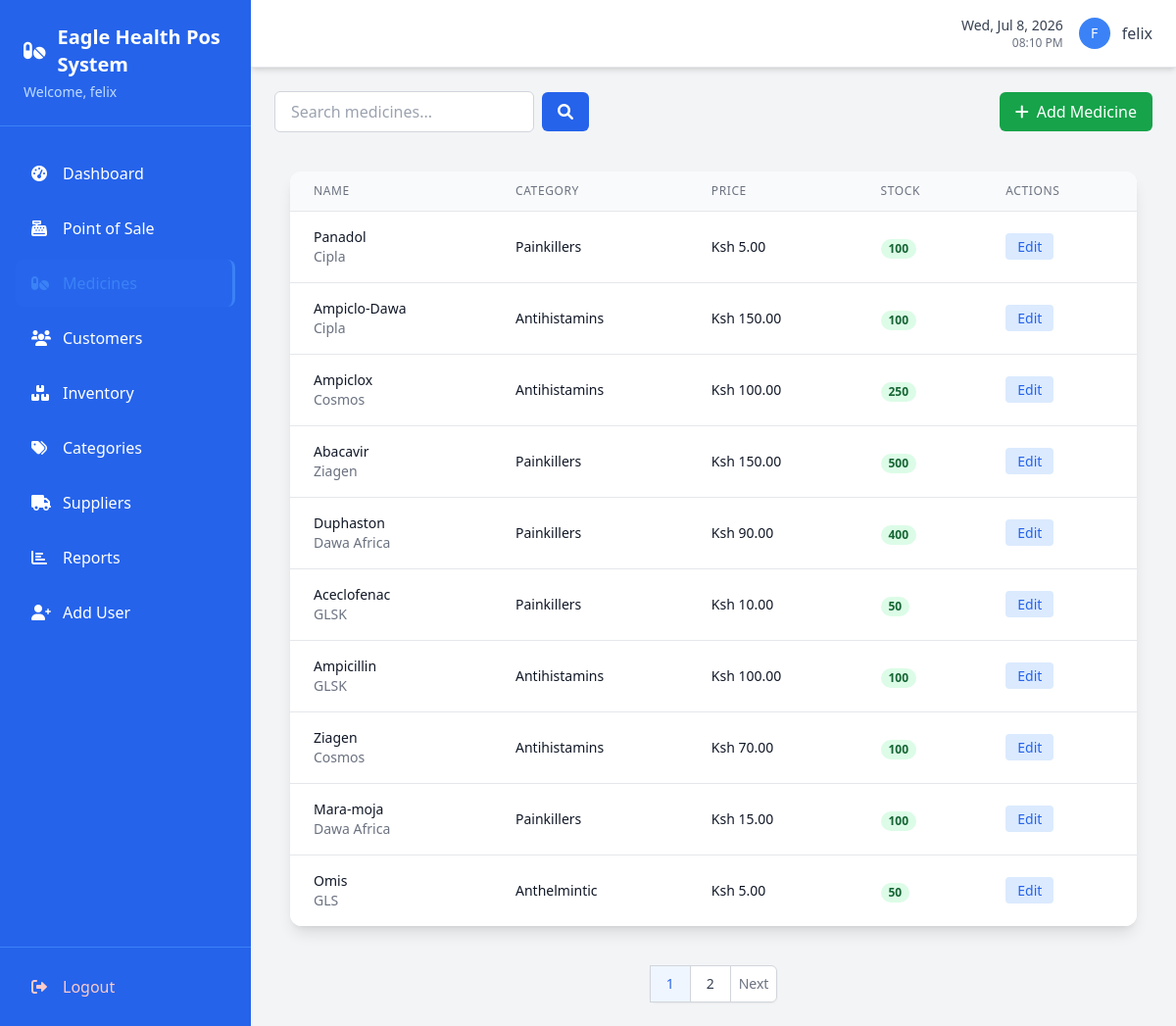
/medicines/ (signed in), run on an earlier commit of the app's database.
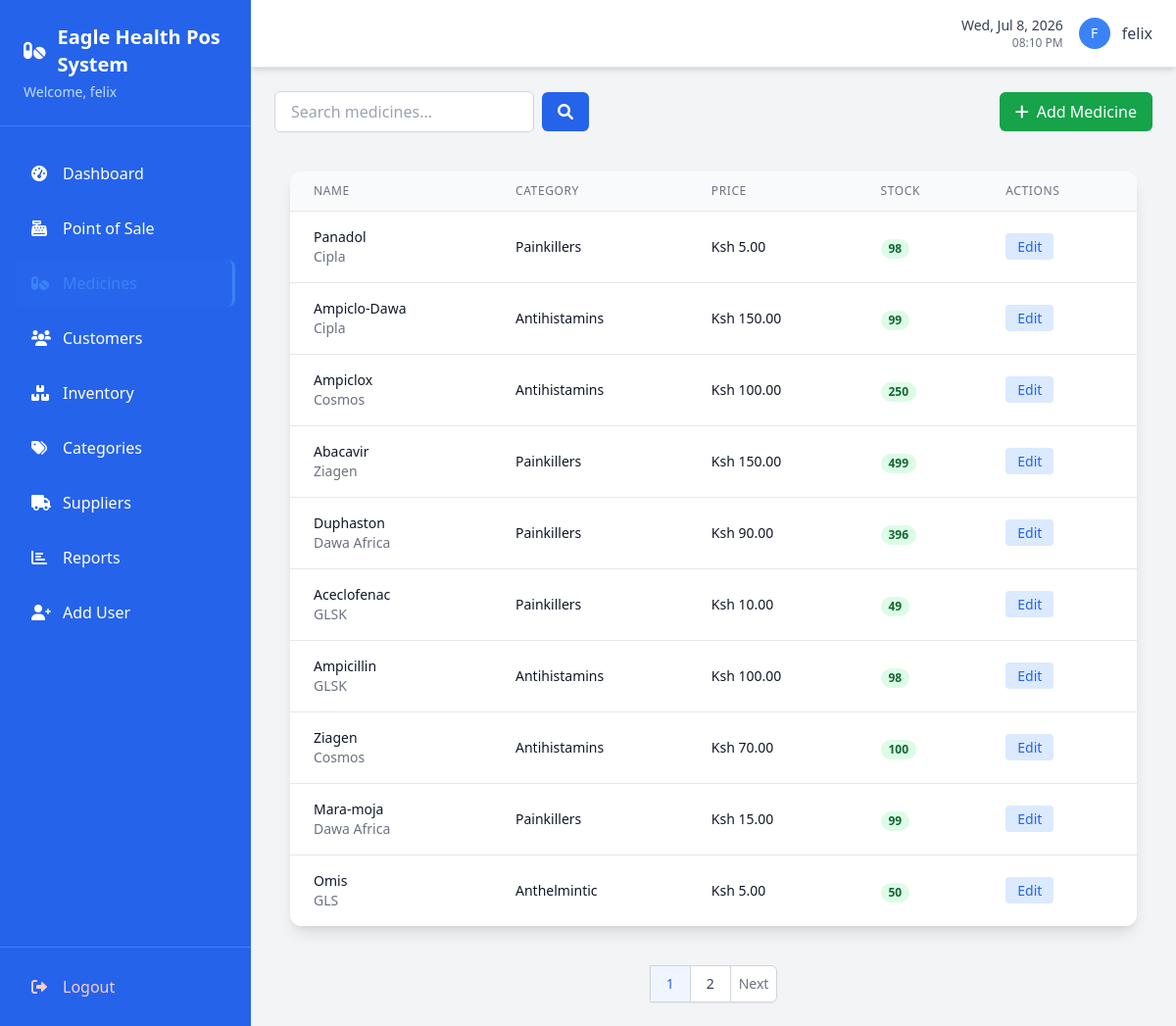
And on a later commit of the database.
### pos/models.py (models this page shows, shortened)
class Medicine(models.Model):
    name = models.CharField(max_length=100)
    category = models.ForeignKey(Category, on_delete=models.CASCADE)
    price = models.DecimalField(max_digits=10, decimal_places=2, validators=[MinValueValidator(Decimal('0.01'))])
    description = models.TextField(blank=True)
    manufacturer = models.CharField(max_length=100, blank=True)
    is_active = models.BooleanField(default=True)
    created_at = models.DateTimeField(auto_now_add=True)
    updated_at = models.DateTimeField(auto_now=True)
    @property
    def total_quantity(self):
        return sum(inv.quantity for inv in self.inventory_set.all())

class Inventory(models.Model):
    medicine = models.ForeignKey(Medicine, on_delete=models.CASCADE)
    quantity = models.IntegerField(validators=[MinValueValidator(0)])
    expiry_date = models.DateField()
    batch_number = models.CharField(max_length=50, blank=True)
    cost_price = models.DecimalField(max_digits=10, decimal_places=2, validators=[MinValueValidator(Decimal('0.01'))])
    created_at = models.DateTimeField(auto_now_add=True)
    updated_at = models.DateTimeField(auto_now=True)
    class Meta:
        verbose_name_plural = "Inventories"

class Category(models.Model):
    name = models.CharField(max_length=50)
    description = models.TextField(blank=True)
    is_active = models.BooleanField(default=True)
    created_at = models.DateTimeField(auto_now_add=True)
    updated_at = models.DateTimeField(auto_now=True)
    class Meta:
        verbose_name_plural = "Categories"

### pos/views.py (the view)
# urls.py: path('medicines/', views.medicine_list, name='medicine_list'),
@login_required
def medicine_list(request):
    search_query = request.GET.get('search', '')
    medicines = Medicine.objects.filter(is_active=True)
    if search_query:
        medicines = medicines.filter(
            Q(name__icontains=search_query) |
            Q(category__name__icontains=search_query)
        )
    paginator = Paginator(medicines, 10)
    page = request.GET.get('page')
    medicines = paginator.get_page(page)
    return render(request, 'pos/medicine_list.html', {
        'medicines': medicines,
        'search_query': search_query
    })

### templates/pos/medicine_list.html (shortened to what the changed rows need)
{% extends 'base.html' %}
{% block content %}
<div class="max-w-5xl mx-auto p-4">
    <div class="bg-white rounded-xl shadow-lg overflow-hidden">
        <table class="min-w-full divide-y divide-gray-200">
            <thead class="bg-gray-50">
                <tr>
                    <th class="px-6 py-3 text-left text-xs font-medium text-gray-500 uppercase tracking-wider">Name</th>
                    <th class="px-6 py-3 text-left text-xs font-medium text-gray-500 uppercase tracking-wider">Category</th>
                    <th class="px-6 py-3 text-left text-xs font-medium text-gray-500 uppercase tracking-wider">Price</th>
                    <th class="px-6 py-3 text-left text-xs font-medium text-gray-500 uppercase tracking-wider">Stock</th>
                    <th class="px-6 py-3 text-left text-xs font-medium text-gray-500 uppercase tracking-wider">Actions</th>
                </tr>
            </thead>
            <tbody class="bg-white divide-y divide-gray-200">
                {% for medicine in medicines %}
                <tr>
                    <td class="px-6 py-4 whitespace-nowrap">
                        <div class="text-sm font-medium text-gray-900">{{ medicine.name }}</div>
                        <div class="text-sm text-gray-500">{{ medicine.manufacturer }}</div>
                    </td>
                    <td class="px-6 py-4 whitespace-nowrap text-sm text-gray-900">{{ medicine.category.name }}</td>
                    <td class="px-6 py-4 whitespace-nowrap text-sm text-gray-900">Ksh {{ medicine.price|floatformat:2 }}</td>
                    <td class="px-6 py-4 whitespace-nowrap">
                        <span class="px-2 inline-flex text-xs leading-5 font-semibold rounded-full
                               {% if medicine.total_quantity < 10 %}bg-red-100 text-red-800{% else %}bg-green-100 text-green-800{% endif %}">
                            {{ medicine.total_quantity }}
                        </span>
                    </td>
                    <td class="px-6 py-4 whitespace-nowrap text-sm font-medium">
                        <a href="{% url 'medicine_edit' medicine.pk %}"
                           class="text-blue-600 hover:text-blue-900 mr-3 bg-blue-100 px-3 py-1 rounded transition-colors">Edit</a>
                    </td>
                </tr>
                {% empty %}
                <tr>
                    <td colspan="5" class="px-6 py-4 text-center text-gray-500">No medicines found.</td>
                </tr>
                {% endfor %}
            </tbody>
        </table>
    </div>
</div>
{% endblock %}

What changed in the data, as far as the page shows it:
changed through a linked row, Medicine "Panadol": total_quantity "100" → "98"
changed through a linked row, Medicine "Ampiclo-Dawa": total_quantity "100" → "99"
changed through a linked row, Medicine "Abacavir": total_quantity "500" → "499"
changed through a linked row, Medicine "Duphaston": total_quantity "400" → "396"
changed through a linked row, Medicine "Aceclofenac": total_quantity "50" → "49"
changed through a linked row, Medicine "Ampicillin": total_quantity "100" → "98"
changed through a linked row, Medicine "Mara-moja": total_quantity "100" → "99"
